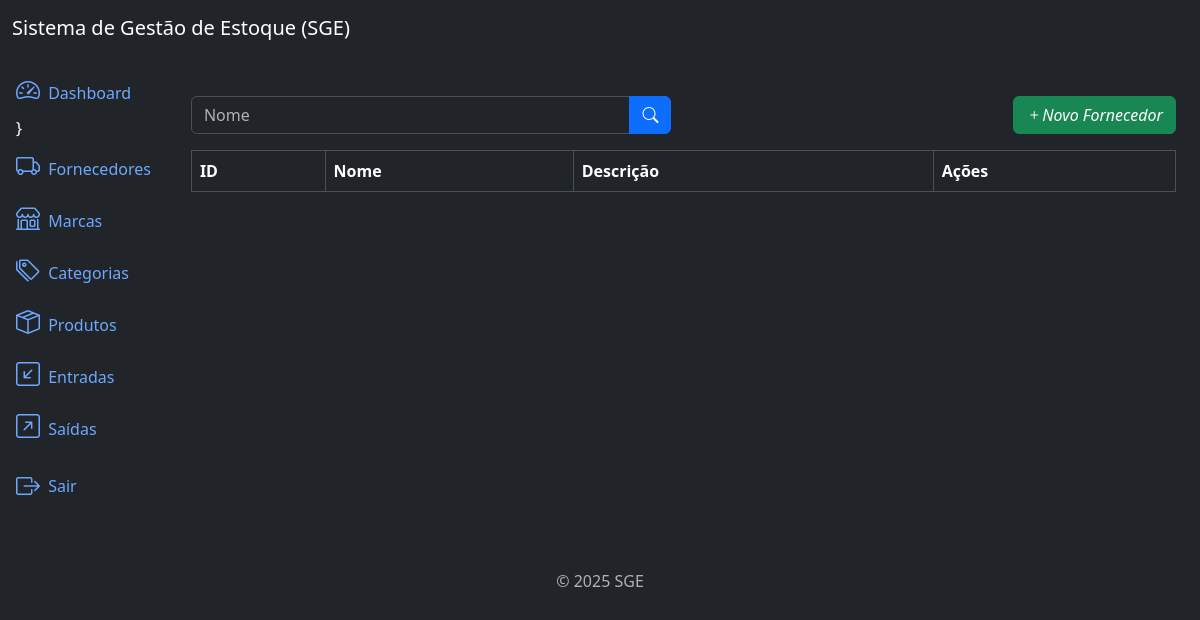
The page /Suppliers/list/ (signed in) on the database as committed earlier.
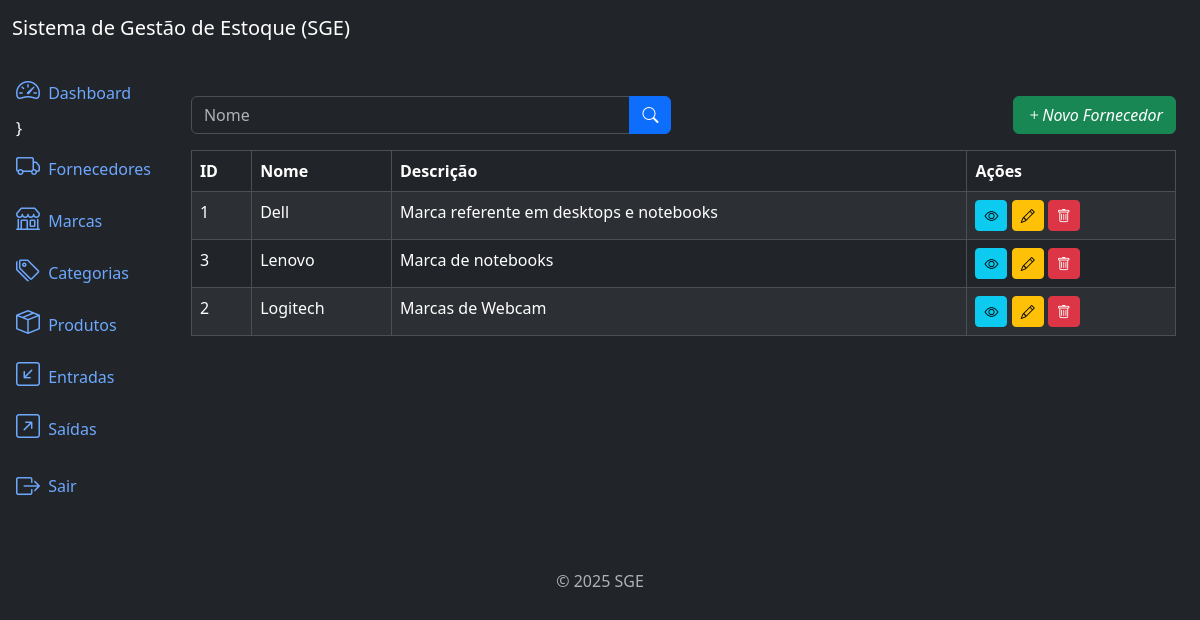
The same page on the database as committed later.
### suppliers/models.py (models this page shows, shortened)
class Supplier(models.Model):
    name = models.CharField(max_length=500)
    description = models.TextField(null=True, blank=True)
    created_at = models.DateTimeField(auto_now_add=True)
    updated_at = models.DateTimeField(auto_now=True)
    class Meta:
        verbose_name = 'Supplier'
        verbose_name_plural = 'Suppliers'
        ordering = ['name']

### suppliers/views.py (the view)
# urls.py: path('Suppliers/list/', SupplierListView.as_view(), name='supplier_list'),
class SupplierListView(LoginRequiredMixin, PermissionRequiredMixin,  ListView):
    model = Supplier
    template_name = 'supplier_list.html'
    context_object_name = 'suppliers'
    paginate_by = 10
    permission_required = 'suppliers.view_supplier'
    def get_queryset(self):
        queryset = super().get_queryset()
        name = self.request.GET.get('name')
        if name:
            queryset = queryset.filter(name__icontains=name)
        return queryset

### suppliers/templates/supplier_list.html (shortened to what this page needs)
{% extends 'base.html' %}
{% block content %}
    <div class="row mb-3">
        <div class="col-md-6">
            <form method="get" action="{% url 'supplier_list' %}">
                <div class="input-group">
                  <input type="text" class="form-control" name="name" placeholder="Nome" value="{{ request.GET.name }}">
                  <button type="submit" class="btn btn-primary">
                    <i class="bi bi-search"></i>
                  </button>
                </div>
            </form>
        </div>
        {% if perms.suppliers.add_supplier %}
            <div class="col-md-6">
                <a href="{% url 'supplier_create' %}" class="btn btn-success float-end">
                    <i class="bi bi-plus">Novo Fornecedor</i>
                </a>
            </div>
        {% endif %}
    </div>
    <div class="table-responsive">
        <table class="table table-striped table-bordered">
            <thead class="thead-dark">
                <tr>
                    <th>ID</th>
                    <th>Nome</th>
                    <th>Descrição</th>
                    <th>Ações</th>
                </tr>
            </thead>
            <tbody>
                {% for supplier in suppliers %}
                <tr>
                    <td>{{ supplier.id }}</td>
                    <td>{{ supplier.name }}</td>
                    <td>{{ supplier.description }}</td>
                    <td>
                        {% if perms.suppliers.view_supplier %}
                            <a href="{% url 'supplier_detail' supplier.id %}" class="btn btn-info btn-sm">
                                <i class="bi bi-eye"></i>
                            </a>
                        {% endif %}
                        {% if perms.suppliers.change_supplier %}
                            <a href="{% url 'supplier_update' supplier.id %}" class="btn btn-warning btn-sm">
                                <i class="bi bi-pencil"></i>
                            </a>
                        {% endif %}
                        {% if perms.suppliers.delete_supplier %}
                            <a href="{% url 'supplier_delete' supplier.id %}" class="btn btn-danger btn-sm">
                                <i class="bi bi-trash"></i>
                            </a>
                        {% endif %}
                    </td>
                </tr>
                {% endfor %}
            </tbody>
        </table>
    </div>
{% endblock %}

Rows that differ between the two databases and show on the page:
added Supplier: id "1", name "Dell", description "Marca referente em desktops e notebooks"
added Supplier: id "3", name "Lenovo", description "Marca de notebooks"
added Supplier: id "2", name "Logitech", description "Marcas de Webcam"
